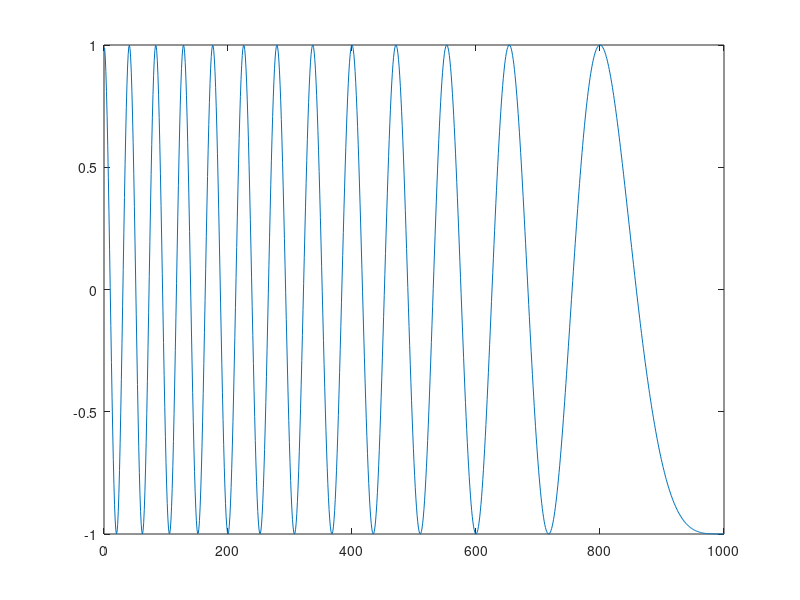
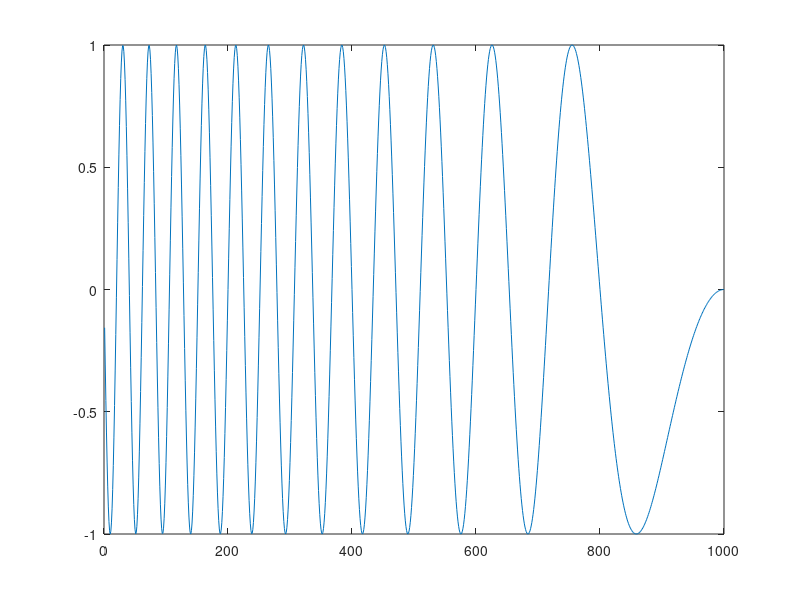
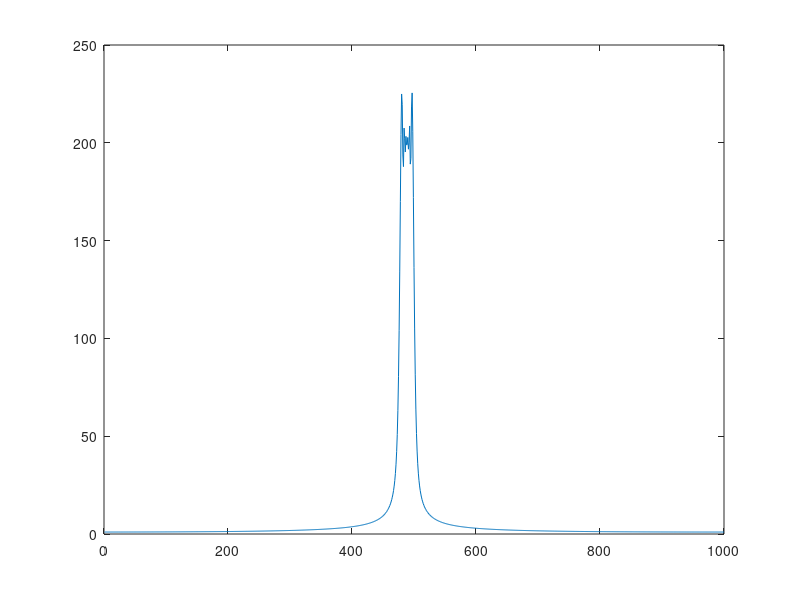

The MATLAB script that drew these images, in order:
function Test_7
%TEST_7 Summary of this function goes here
%   Detailed explanation goes here
close all;
Fc = 5e1;
Fc = 0;
F_sample = 4e2;
T_sample = 1/F_sample;
B = 1e1;
F0 = Fc-B;
%F0 =0;

length = 1000;

i = 1:length;
i = i*T_sample;
T_pulse = length*T_sample;
K = B/T_pulse;

a = exp(1i*2*pi*F0*i+1i*pi*K*i.^2);
figure,plot(real(a));
figure,plot(imag(a));
b = fft(a);
c = fftshift(b);
figure,plot(abs(c));

c = abs(c);
c_max = max(abs(c));
valid_c = c>0.5*c_max;
left = find(valid_c,1,'first')-(length/2+1)
right = find(valid_c,1,'last')-(length/2+1)
mid = (left+right)/2
length = right - left +1
end

